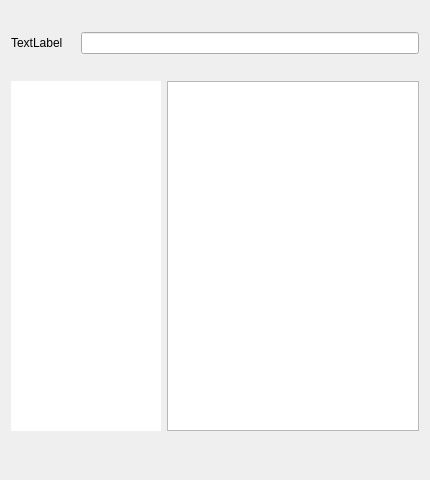
<?xml version="1.0" encoding="UTF-8"?>
<ui version="4.0">
 <class>StartWindow</class>
 <widget class="QWidget" name="StartWindow">
  <property name="geometry">
   <rect>
    <x>0</x>
    <y>0</y>
    <width>430</width>
    <height>480</height>
   </rect>
  </property>
  <property name="windowTitle">
   <string>Form</string>
  </property>
  <layout class="QVBoxLayout" name="verticalLayout">
   <item>
    <layout class="QHBoxLayout" name="horizontalLayout">
     <property name="spacing">
      <number>6</number>
     </property>
     <item>
      <widget class="QLabel" name="profilePicture">
       <property name="minimumSize">
        <size>
         <width>64</width>
         <height>64</height>
        </size>
       </property>
       <property name="maximumSize">
        <size>
         <width>64</width>
         <height>64</height>
        </size>
       </property>
       <property name="text">
        <string>TextLabel</string>
       </property>
      </widget>
     </item>
     <item>
      <widget class="QLineEdit" name="searchEdit"/>
     </item>
    </layout>
   </item>
   <item>
    <layout class="QHBoxLayout" name="horizontalLayout_2">
     <item>
      <widget class="QListWidget" name="menuList">
       <property name="minimumSize">
        <size>
         <width>150</width>
         <height>0</height>
        </size>
       </property>
       <property name="maximumSize">
        <size>
         <width>150</width>
         <height>16777215</height>
        </size>
       </property>
       <property name="focusPolicy">
        <enum>Qt::TabFocus</enum>
       </property>
       <property name="frameShape">
        <enum>QFrame::NoFrame</enum>
       </property>
       <property name="frameShadow">
        <enum>QFrame::Plain</enum>
       </property>
       <property name="lineWidth">
        <number>0</number>
       </property>
       <property name="iconSize">
        <size>
         <width>24</width>
         <height>24</height>
        </size>
       </property>
       <property name="gridSize">
        <size>
         <width>24</width>
         <height>24</height>
        </size>
       </property>
       <property name="uniformItemSizes">
        <bool>true</bool>
       </property>
      </widget>
     </item>
     <item>
      <widget class="QListWidget" name="itemsList">
       <property name="focusPolicy">
        <enum>Qt::TabFocus</enum>
       </property>
       <property name="horizontalScrollBarPolicy">
        <enum>Qt::ScrollBarAlwaysOff</enum>
       </property>
       <property name="sizeAdjustPolicy">
        <enum>QAbstractScrollArea::AdjustToContents</enum>
       </property>
      </widget>
     </item>
    </layout>
   </item>
   <item>
    <layout class="QHBoxLayout" name="horizontalLayout_3">
     <item>
      <spacer name="horizontalSpacer">
       <property name="orientation">
        <enum>Qt::Horizontal</enum>
       </property>
       <property name="sizeHint" stdset="0">
        <size>
         <width>188</width>
         <height>20</height>
        </size>
       </property>
      </spacer>
     </item>
     <item>
      <widget class="QToolButton" name="settingsButton">
       <property name="minimumSize">
        <size>
         <width>32</width>
         <height>32</height>
        </size>
       </property>
       <property name="maximumSize">
        <size>
         <width>32</width>
         <height>32</height>
        </size>
       </property>
       <property name="text">
        <string/>
       </property>
       <property name="iconSize">
        <size>
         <width>32</width>
         <height>32</height>
        </size>
       </property>
       <property name="autoRaise">
        <bool>true</bool>
       </property>
      </widget>
     </item>
     <item>
      <widget class="QToolButton" name="exitButton">
       <property name="minimumSize">
        <size>
         <width>32</width>
         <height>32</height>
        </size>
       </property>
       <property name="maximumSize">
        <size>
         <width>32</width>
         <height>32</height>
        </size>
       </property>
       <property name="icon">
        <iconset theme="application-exit">
         <normaloff>.</normaloff>.</iconset>
       </property>
       <property name="iconSize">
        <size>
         <width>32</width>
         <height>32</height>
        </size>
       </property>
       <property name="autoRaise">
        <bool>true</bool>
       </property>
      </widget>
     </item>
    </layout>
   </item>
  </layout>
 </widget>
 <resources/>
 <connections/>
</ui>
